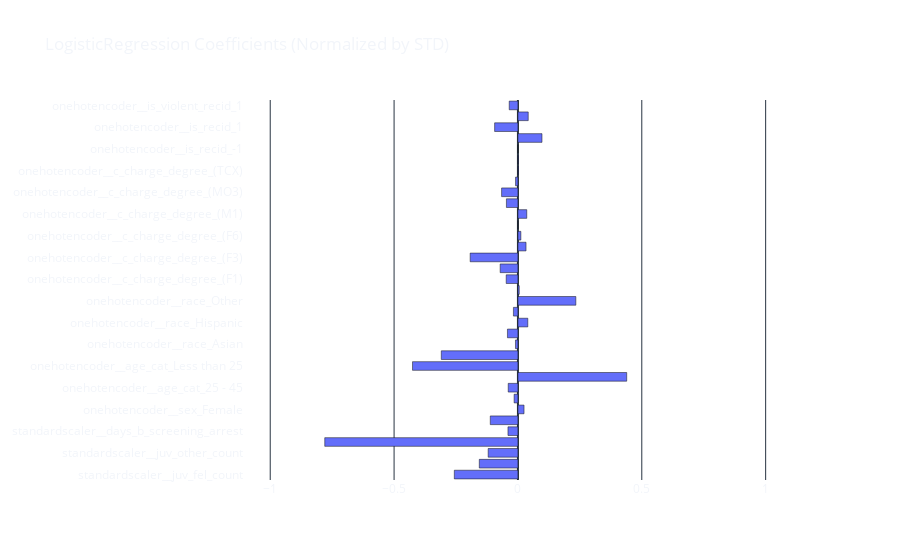

Write notebook code for a chart like this one.
### Markdown cell above
**At first glance, several things seem to contribute equally to this classifier.**

**However, we need to be cautious when interpreting coefficients from linear models. Since each feature represents a _measured quantity on its own scale_, it doesn't make sense to compare them:**

- **E.g., age can range from, e.g.,  16 to 100, but binary features only from 0 to 1. _This does not mean that an age of 100 has 100 times more weight than a feature with gender_.**

**To get a more correct view, we first need to normalize these values by their `standard deviation` (something that brings all the values to a common scale).**

### Code cell
X_train_preprocessed = pd.DataFrame(
    model_lr[:-1].transform(X_train), columns=model_lr[:-1].get_feature_names_out(),
)

coefs = pd.DataFrame(
    model_lr[-1].coef_ * X_train_preprocessed.std(axis=0).values,
    columns=model_lr[:-1].get_feature_names_out(),
    index=['Coefficients (Normalized by STD)']).transpose()

display(coefs)

fig = go.Figure(go.Bar(
    x=coefs['Coefficients (Normalized by STD)'],
    y=model_lr[:-1].get_feature_names_out(),
    orientation='h'))
fig.update_xaxes(range=[model_lr[-1].coef_.min(
) + (model_lr[-1].coef_.min() * 0.1), model_lr[-1].coef_.max() + (model_lr[-1].coef_.max() * 0.1)])
fig.update_layout(
    xaxis=dict(
        tickmode='linear',
        tick0=0,
        dtick=0.5
    ),
    template='plotly_dark',
    title_text='LogisticRegression Coefficients (Normalized by STD)',
    paper_bgcolor='rgba(0, 0, 0, 0)',
    plot_bgcolor='rgba(0, 0, 0, 0)'

)
fig.show()

### Figure 1 — Plotly figure (JSON) as saved in the notebook; plotly's stock layout.template omitted (floating-point values rounded to 4 significant figures)
{"data": [{"orientation": "h", "type": "bar", "x": [-0.2569, -0.156, -0.1202, -0.7799, -0.04028, -0.1117, 0.02464, -0.01543, -0.03929, 0.4391, -0.4256, -0.3094, -0.009908, -0.04234, 0.03985, -0.01825, 0.2338, 0.005325, -0.04742, -0.07172, -0.1929, 0.03271, 0.01186, 0.0003984, 0.03572, -0.04652, -0.06601, -0.009619, 0.001994, 0.001471, 0.0001527, 0.09717, -0.09416, 0.04159, -0.03523], "y": ["standardscaler__juv_fel_count", "standardscaler__juv_misd_count", "standardscaler__juv_other_count", "standardscaler__priors_count", "standardscaler__days_b_screening_arrest", "standardscaler__c_days_from_compas", "onehotencoder__sex_Female", "onehotencoder__sex_Male", "onehotencoder__age_cat_25 - 45", "onehotencoder__age_cat_Greater than 45", "onehotencoder__age_cat_Less than 25", "onehotencoder__race_African-American", "onehotencoder__race_Asian", "onehotencoder__race_Caucasian", "onehotencoder__race_Hispanic", "onehotencoder__race_Native American", "onehotencoder__race_Other", "onehotencoder__c_charge_degree_(CO3)", "onehotencoder__c_charge_degree_(F1)", "onehotencoder__c_charge_degree_(F2)", "onehotencoder__c_charge_degree_(F3)", "onehotencoder__c_charge_degree_(F5)", "onehotencoder__c_charge_degree_(F6)", "onehotencoder__c_charge_degree_(F7)", "onehotencoder__c_charge_degree_(M1)", "onehotencoder__c_charge_degree_(M2)", "onehotencoder__c_charge_degree_(MO3)", "onehotencoder__c_charge_degree_(NI0)", "onehotencoder__c_charge_degree_(TCX)", "onehotencoder__c_charge_degree_(X)", "onehotencoder__is_recid_-1", "onehotencoder__is_recid_0", "onehotencoder__is_recid_1", "onehotencoder__is_violent_recid_0", "onehotencoder__is_violent_recid_1"]}], "layout": {"paper_bgcolor": "rgba(0, 0, 0, 0)", "plot_bgcolor": "rgba(0, 0, 0, 0)", "title": {"text": "LogisticRegression Coefficients (Normalized by STD)"}, "xaxis": {"dtick": 0.5, "range": [-1.106, 1.219], "tick0": 0, "tickmode": "linear"}}}
